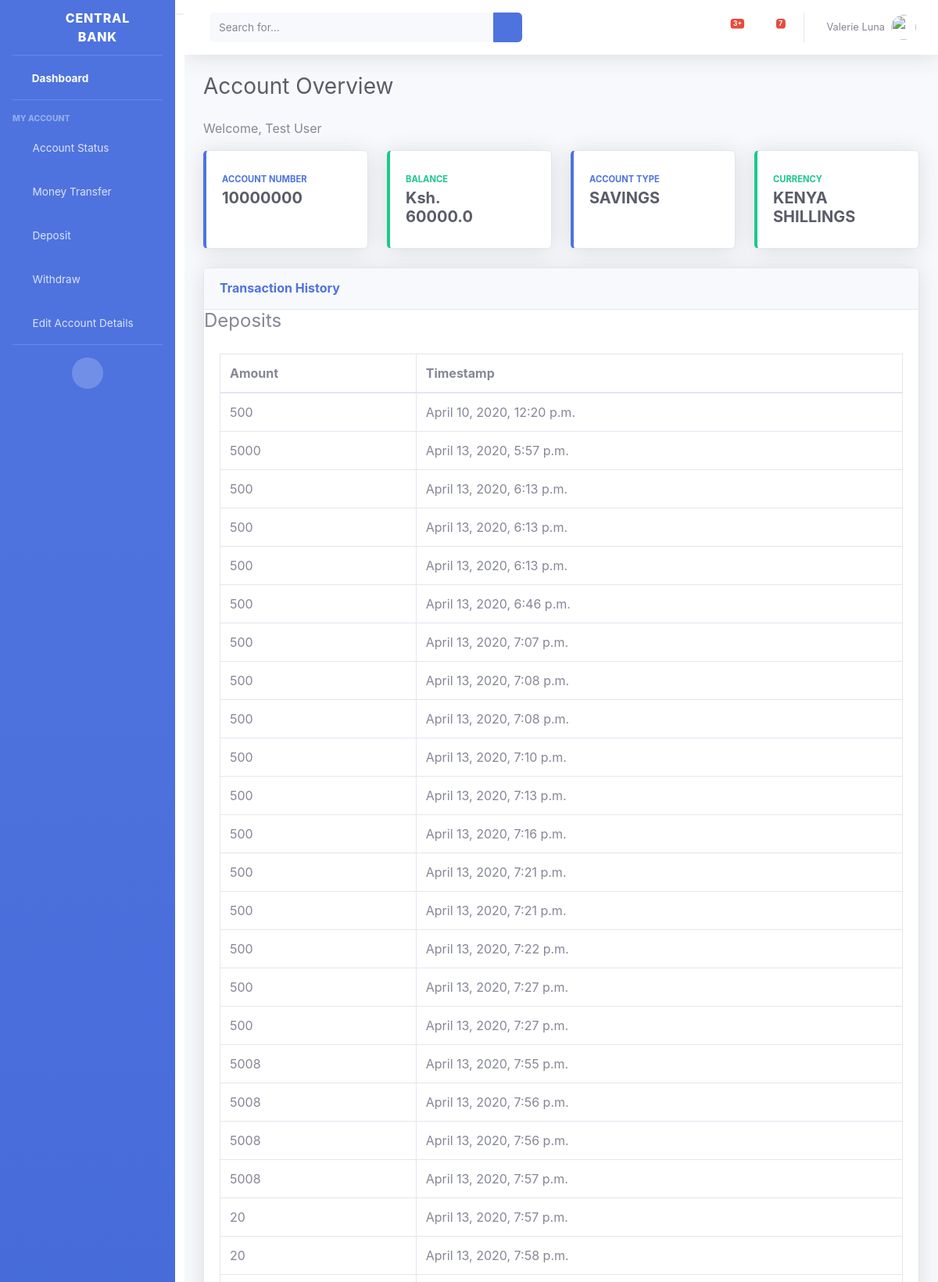
Page /customers/account_status/1/ (upper part) on the committed database.
### customers/models.py (models this page shows, shortened)
class Customer(models.Model):
    first_name = models.CharField(max_length=100)
    last_name = models.CharField(max_length=100)
    id_number = models.CharField(max_length=20)
    mobile_number = models.CharField(max_length=20)
    pin = models.CharField(max_length=10)
    class Meta:
        db_table = 'tbl_Customers'

### accounts/models.py (models this page shows, shortened)
class Account(models.Model):
    ACCOUNT_TYPE_CHOICES = [
        ("SAVINGS",'Savings'),
        ("CURRENT",'Current'),
    ]
    CURRENCY_CHOICE = [
        ("KENYA SHILLINGS","Kenya Shillings"),
        ("US DOLLAR","US Dollars")
    ]
    account_number = models.PositiveIntegerField(
        validators=[
            MinValueValidator(10000000),
            MaxValueValidator(99999999)
        ],
        default=10000000
    )
    balance = models.FloatField(
        default=0,
    )
    account_type = models.CharField(max_length=100,choices=ACCOUNT_TYPE_CHOICES,default='SAVINGS')
    currency = models.CharField(max_length=15,choices=CURRENCY_CHOICE,default='KENYA SHILLINGS')
    customer = models.ForeignKey(Customer,on_delete=models.CASCADE,default=1)
    class Meta:
        db_table = 'tbl_Accounts'

### transactions/models.py (models this page shows, shortened)
class Deposit(models.Model):
    customer=models.ForeignKey(Customer,on_delete=models.CASCADE,default=1)
    account = models.ForeignKey(Account,on_delete=models.CASCADE)
    amount = models.IntegerField()
    timestamp = models.DateTimeField(auto_now_add=True)

### customers/views.py (the view)
# urls.py: path('account_status/<int:pk>/',views.account_status,name='account_status'),
def account_status(request,pk):
    customer = Customer.objects.get(pk=pk)
    account = Account.objects.get(pk=pk)
    deposits = Deposit.objects.filter(customer_id=pk)
    withdrawals = Withdrawal.objects.filter(customer_id=pk)
    money_transfers = MoneyTransfer.objects.filter(sender_id=pk)
    context = {
        'customer': customer,
        'account': account,
        'deposits':deposits,
        'withdrawals':withdrawals,
        'money_transfers':money_transfers,
    }
    return render(request,'customers/account_status.html',context)

### customers/templates/customers/account_status.html (shortened to what this page needs)
{% load static %}
<!DOCTYPE html>
<html lang="en">
<head>
  <link href="{% static 'vendor/fontawesome-free/css/all.min.css' %}" rel="stylesheet" type="text/css">
  <link href="{% static 'css/sb-admin-2.min.css' %}" rel="stylesheet">
</head>
<body id="page-top">
  <div id="wrapper">
    <ul class="navbar-nav bg-gradient-primary sidebar sidebar-dark accordion" id="accordionSidebar">
      <a class="sidebar-brand d-flex align-items-center justify-content-center" href="#">
        <div class="sidebar-brand-icon rotate-n-15">
          <i class="fas fa-laugh-wink"></i>
        </div>
        <div class="sidebar-brand-text mx-3">Central Bank</div>
      </a>
      <hr class="sidebar-divider my-0">
      <li class="nav-item active">
        <a class="nav-link" href="#">
          <i class="fas fa-fw fa-tachometer-alt"></i>
          <span>Dashboard</span></a>
      </li>
      <hr class="sidebar-divider">
      <div class="sidebar-heading">
        My Account
      </div>
      <li class="nav-item">
        <a class="nav-link" href="{% url 'customers:account_status' customer.id %}">
          <i class="fas fa-fw fa-chart-area"></i>
          <span>Account Status</span></a>
      </li>
      <li class="nav-item">
        <a class="nav-link" href="{% url 'customers:money_transfer' customer.id %}">
          <i class="fas fa-fw fa-table"></i>
          <span>Money Transfer</span></a>
      </li>
      <li class="nav-item">
        <a class="nav-link" href="{% url 'customers:deposit' customer.id %}">
          <i class="fas fa-fw fa-table"></i>
          <span>Deposit</span></a>
      </li>
      <li class="nav-item">
        <a class="nav-link" href="{% url 'customers:withdraw' customer.id %}">
          <i class="fas fa-fw fa-table"></i>
          <span>Withdraw </span></a>
      </li>
      <li class="nav-item">
        <a class="nav-link" href="{% url 'customers:edit_details' customer.id %}">
          <i class="fas fa-fw fa-table"></i>
          <span>Edit Account Details</span></a>
      </li>
      <hr class="sidebar-divider d-none d-md-block">
      <div class="text-center d-none d-md-inline">
        <button class="rounded-circle border-0" id="sidebarToggle"></button>
      </div>
    </ul>
      <div class="text-center d-none d-md-inline">
        <button class="rounded-circle border-0" id="sidebarToggle"></button>
      </div>
    <div id="content-wrapper" class="d-flex flex-column">
      <div id="content">
        <nav class="navbar navbar-expand navbar-light bg-white topbar mb-4 static-top shadow">
          <form class="d-none d-sm-inline-block form-inline mr-auto ml-md-3 my-2 my-md-0 mw-100 navbar-search">
            <div class="input-group">
              <input type="text" class="form-control bg-light border-0 small" placeholder="Search for..." aria-label="Search" aria-describedby="basic-addon2">
              <div class="input-group-append">
                <button class="btn btn-primary" type="button">
                  <i class="fas fa-search fa-sm"></i>
                </button>
              </div>
            </div>
          </form>
          <ul class="navbar-nav ml-auto">
            <li class="nav-item dropdown no-arrow mx-1">
              <a class="nav-link dropdown-toggle" href="#" id="alertsDropdown" role="button" data-toggle="dropdown" aria-haspopup="true" aria-expanded="false">
                <span class="badge badge-danger badge-counter">3+</span>
              </a>
            </li>
            <li class="nav-item dropdown no-arrow mx-1">
              <a class="nav-link dropdown-toggle" href="#" id="messagesDropdown" role="button" data-toggle="dropdown" aria-haspopup="true" aria-expanded="false">
                <i class="fas fa-envelope fa-fw"></i>
                <span class="badge badge-danger badge-counter">7</span>
              </a>
            </li>
            <li class="nav-item dropdown no-arrow">
              <a class="nav-link dropdown-toggle" href="#" id="userDropdown" role="button" data-toggle="dropdown" aria-haspopup="true" aria-expanded="false">
                <span class="mr-2 d-none d-lg-inline text-gray-600 small">Valerie Luna</span>
                <img class="img-profile rounded-circle" src="https://source.unsplash.com/QAB-WJcbgJk/60x60">
              </a>
            </li>
          </ul>
        </nav>
        <div class="container-fluid">
          <div class="d-sm-flex align-items-center justify-content-between mb-4">
            <h1 class="h3 mb-0 text-gray-800">Account Overview</h1>
          </div>
          <p>Welcome, {{ customer.first_name }} {{  customer.last_name }}</p>
          <div class="row">
            <div class="col-xl-3 col-md-6 mb-4">
              <div class="card border-left-primary shadow h-100 py-2">
                <div class="card-body">
                  <div class="row no-gutters align-items-center">
                    <div class="col mr-2">
                      <div class="text-xs font-weight-bold text-primary text-uppercase mb-1">Account Number</div>
                      <div class="h5 mb-0 font-weight-bold text-gray-800">{{ account.account_number }}</div>
                    </div>
                    <div class="col-auto">
                      <i class="fas fa-calendar fa-2x text-gray-300"></i>
                    </div>
                  </div>
                </div>
              </div>
            </div>
            <div class="col-xl-3 col-md-6 mb-4">
              <div class="card border-left-success shadow h-100 py-2">
                <div class="card-body">
                  <div class="row no-gutters align-items-center">
                    <div class="col mr-2">
                      <div class="text-xs font-weight-bold text-success text-uppercase mb-1">Balance</div>
                      <div class="h5 mb-0 font-weight-bold text-gray-800">Ksh. {{ account.balance }}</div>
                    </div>
                    <div class="col-auto">
                      <i class="fas fa-dollar-sign fa-2x text-gray-300"></i>
                    </div>
                  </div>
                </div>
              </div>
            </div>
            <div class="col-xl-3 col-md-6 mb-4">
              <div class="card border-left-primary shadow h-100 py-2">
                <div class="card-body">
                  <div class="row no-gutters align-items-center">
                    <div class="col mr-2">
                      <div class="text-xs font-weight-bold text-primary text-uppercase mb-1">Account Type</div>
                      <div class="h5 mb-0 font-weight-bold text-gray-800">{{ account.account_type }}</div>
                    </div>
                    <div class="col-auto">
                      <i class="fas fa-calendar fa-2x text-gray-300"></i>
                    </div>
                  </div>
                </div>
              </div>
            </div>
            <div class="col-xl-3 col-md-6 mb-4">
              <div class="card border-left-success shadow h-100 py-2">
                <div class="card-body">
                  <div class="row no-gutters align-items-center">
                    <div class="col mr-2">
                      <div class="text-xs font-weight-bold text-success text-uppercase mb-1">Currency</div>
                      <div class="h5 mb-0 font-weight-bold text-gray-800"> {{ account.currency }}</div>
                    </div>
                    <div class="col-auto">
                      <i class="fas fa-dollar-sign fa-2x text-gray-300"></i>
                    </div>
                  </div>
                </div>
              </div>
            </div>
      </div>
        <div class="card shadow mb-4">
          <div class="card-header py-3">
              <h6 class="m-0 font-weight-bold text-primary">Transaction History</h6>
            </div>
            <h4> Deposits</h4>
            <div class="card-body">
              <div class="table-responsive">
                <table class="table table-bordered" id="dataTable" width="100%" cellspacing="0">
                  <thead>
                    <tr>
                      <th>Amount</th>
                      <th>Timestamp</th>
                    </tr>
                  </thead>
                  <tbody>
                  {% for deposit in deposits %}
                    <tr>
                      <td>{{ deposit.amount }}</td>
                      <td>{{ deposit.timestamp }} </td>
                    </tr>
                    {% endfor %}
                  </tbody>
                </table>
              </div>
          </div>
        </div>
    </div>
  </div>
</body>
</html>

### rows in the picture
Customer: first_name "Test", last_name "User"
Account: account_number "10000000", balance "60000.0", account_type "SAVINGS", currency "KENYA SHILLINGS"
Deposit: amount "500", timestamp "April 10, 2020, 12:20 p.m."
Deposit: amount "5000", timestamp "April 13, 2020, 5:57 p.m."
Deposit: amount "500", timestamp "April 13, 2020, 6:13 p.m."
Deposit: amount "500", timestamp "April 13, 2020, 6:13 p.m."
Deposit: amount "500", timestamp "April 13, 2020, 6:13 p.m."
Deposit: amount "500", timestamp "April 13, 2020, 6:46 p.m."
Deposit: amount "500", timestamp "April 13, 2020, 7:07 p.m."
Deposit: amount "500", timestamp "April 13, 2020, 7:08 p.m."
Deposit: amount "500", timestamp "April 13, 2020, 7:08 p.m."
Deposit: amount "500", timestamp "April 13, 2020, 7:10 p.m."
Deposit: amount "500", timestamp "April 13, 2020, 7:13 p.m."
Deposit: amount "500", timestamp "April 13, 2020, 7:16 p.m."
Deposit: amount "500", timestamp "April 13, 2020, 7:21 p.m."
Deposit: amount "500", timestamp "April 13, 2020, 7:21 p.m."
Deposit: amount "500", timestamp "April 13, 2020, 7:22 p.m."
Deposit: amount "500", timestamp "April 13, 2020, 7:27 p.m."
Deposit: amount "500", timestamp "April 13, 2020, 7:27 p.m."
Deposit: amount "5008", timestamp "April 13, 2020, 7:55 p.m."
Deposit: amount "5008", timestamp "April 13, 2020, 7:56 p.m."
Deposit: amount "5008", timestamp "April 13, 2020, 7:56 p.m."
Deposit: amount "5008", timestamp "April 13, 2020, 7:57 p.m."
Deposit: amount "20", timestamp "April 13, 2020, 7:57 p.m."
Deposit: amount "20", timestamp "April 13, 2020, 7:58 p.m."
